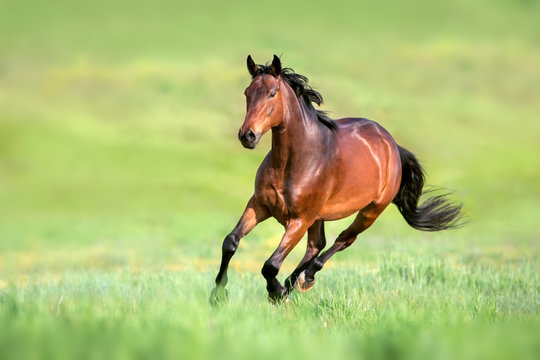
#> input picture data/horse.jpg, 540 x 360 px
$ python split_image.py
#> lines starting #> are read from the running program, lines starting #| are printed output that depends on the picture
import cv2
import numpy as np


def split_image(img):
    """
    split image into 3 channel image
    Args:
        img: input image
    Returns:
        blue, green, red image
    """
    blue, green, red = cv2.split(img)
    return blue, green, red


def main():
    image_path = "../data/horse.jpg"
    image = cv2.imread(image_path)
#> image is the input picture: shape (360, 540, 3); mean B, G, R 115, 190.9, 174.8
    height, width, channel = image.shape
#> height = 360; width = 540; channel = 3
    b, g, r = split_image(image)
#> in split_image, `blue, green, red = cv2.split(img)`:
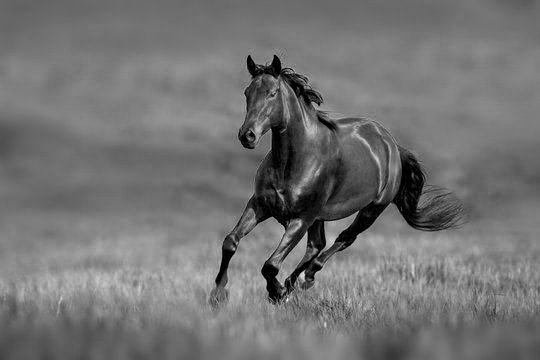
#> blue: shape (360, 540); min 0, max 246, mean 115
#> in split_image, `blue, green, red = cv2.split(img)`:
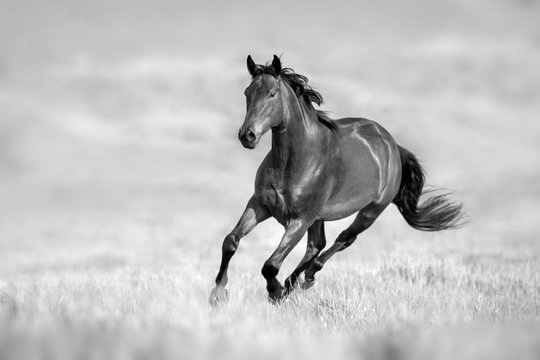
#> green: shape (360, 540); min 0, max 255, mean 190.9
#> in split_image, `blue, green, red = cv2.split(img)`:
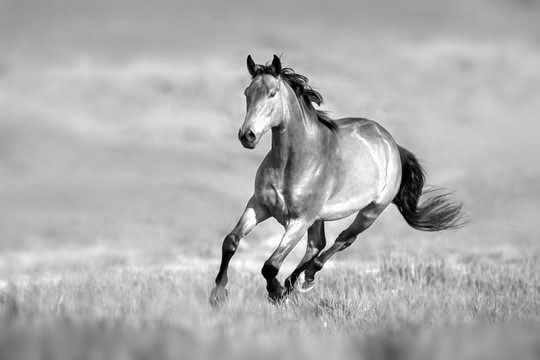
#> red: shape (360, 540); min 0, max 255, mean 174.8
    zero_image = np.zeros((height, width), dtype=np.uint8)
    merge_b = cv2.merge((b, zero_image, zero_image))
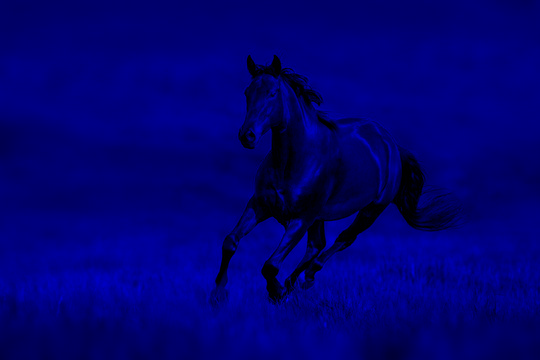
#> merge_b: shape (360, 540, 3); mean of channels 0, 1, 2 115, 0, 0; drawn as B, G, R
    merge_g = cv2.merge((zero_image, g, zero_image))
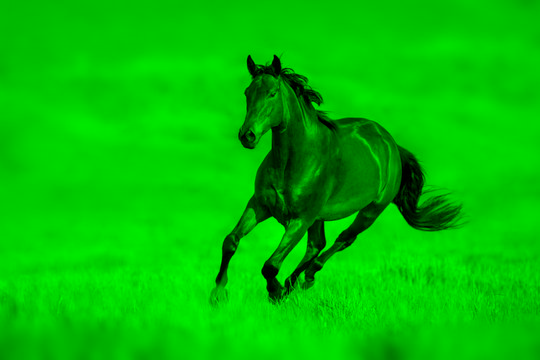
#> merge_g: shape (360, 540, 3); mean of channels 0, 1, 2 0, 190.9, 0; drawn as B, G, R
    merge_r = cv2.merge((zero_image, zero_image, r))
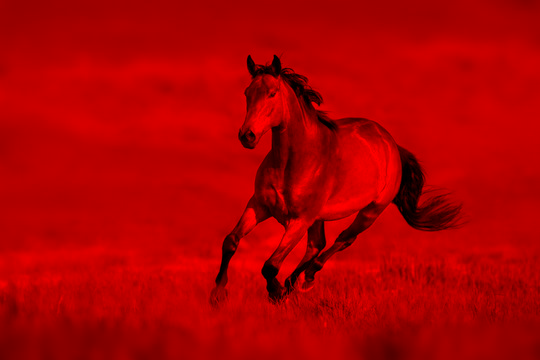
#> merge_r: shape (360, 540, 3); mean of channels 0, 1, 2 0, 0, 174.8; drawn as B, G, R
    cv2.imshow('blue', merge_b)
    cv2.imshow('green', merge_g)
    cv2.imshow('red', merge_r)
    cv2.waitKey(0)
    cv2.destroyAllWindows()


if __name__ == "__main__":
    main()

$ run again, with data/document.jpg copied over data/horse.jpg
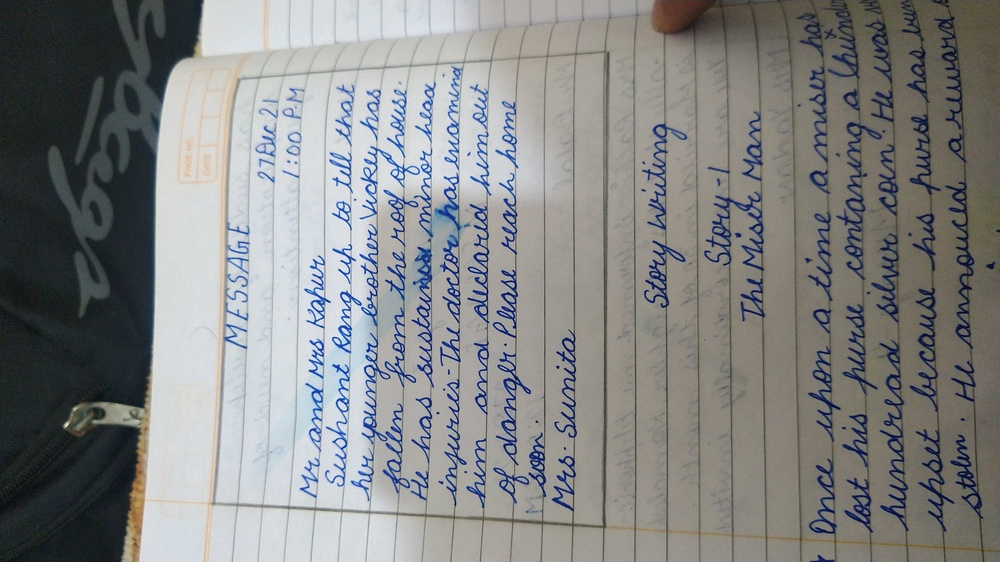
#> input picture data/document.jpg, 1000 x 562 px, shrunk from 3840 x 2160 before the run
#> in main, image is the input picture: shape (562, 1000, 3); mean B, G, R 132.6, 133.1, 131.9
#> in main, `merge_g = cv2.merge((zero_image, g, zero_image))`:
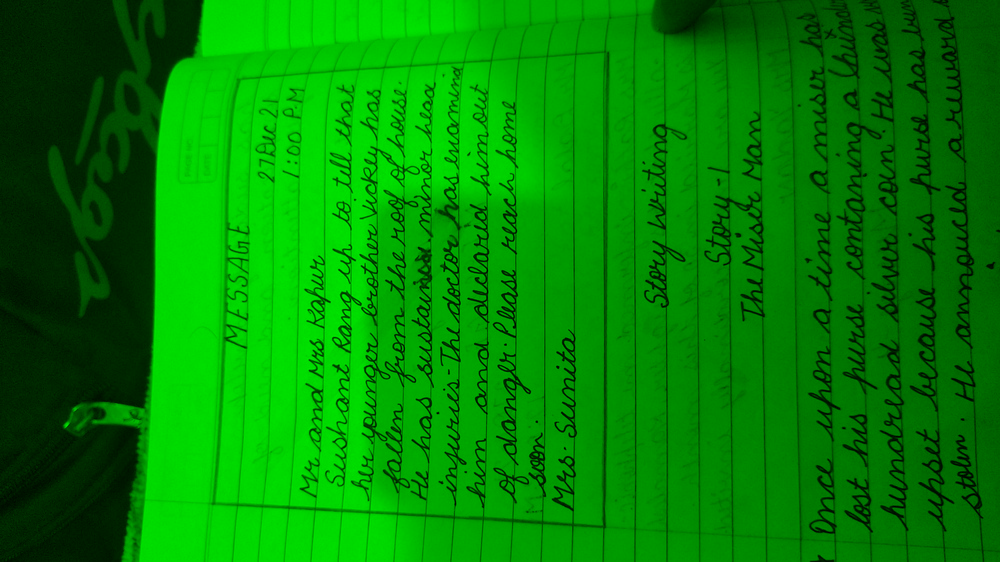
#> merge_g: shape (562, 1000, 3); mean of channels 0, 1, 2 0, 133.1, 0; drawn as B, G, R
#> in main, `merge_r = cv2.merge((zero_image, zero_image, r))`:
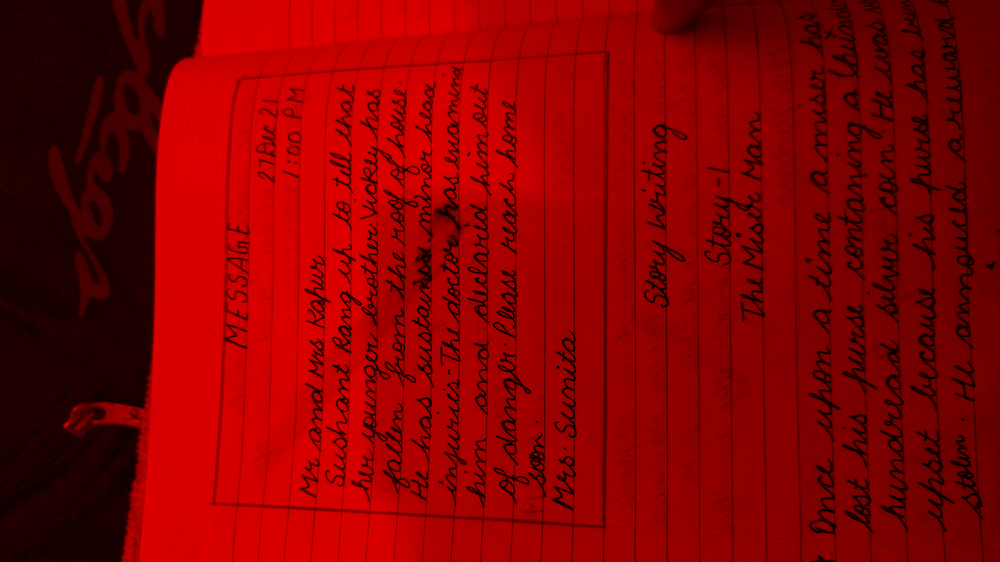
#> merge_r: shape (562, 1000, 3); mean of channels 0, 1, 2 0, 0, 131.9; drawn as B, G, R
